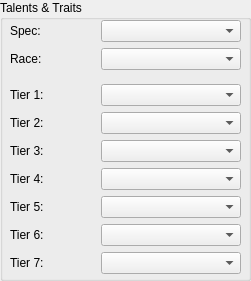
        <widget class="QGroupBox" name="groupBox_6">
         <property name="geometry">
          <rect>
           <x>510</x>
           <y>10</y>
           <width>251</width>
           <height>281</height>
          </rect>
         </property>
         <property name="title">
          <string>Talents &amp;&amp; Traits</string>
         </property>
         <widget class="QWidget" name="layoutWidget">
          <property name="geometry">
           <rect>
            <x>10</x>
            <y>20</y>
            <width>231</width>
            <height>254</height>
           </rect>
          </property>
          <layout class="QVBoxLayout" name="verticalLayout_9">
           <item>
            <layout class="QHBoxLayout" name="horizontalLayout_32">
             <item>
              <widget class="QLabel" name="label_30">
               <property name="minimumSize">
                <size>
                 <width>61</width>
                 <height>0</height>
                </size>
               </property>
               <property name="text">
                <string>Spec:</string>
               </property>
              </widget>
             </item>
             <item>
              <widget class="QComboBox" name="comboSpec">
               <property name="sizePolicy">
                <sizepolicy hsizetype="Fixed" vsizetype="Preferred">
                 <horstretch>0</horstretch>
                 <verstretch>0</verstretch>
                </sizepolicy>
               </property>
               <property name="minimumSize">
                <size>
                 <width>140</width>
                 <height>0</height>
                </size>
               </property>
               <property name="maximumSize">
                <size>
                 <width>140</width>
                 <height>16777215</height>
                </size>
               </property>
              </widget>
             </item>
            </layout>
           </item>
           <item>
            <layout class="QHBoxLayout" name="horizontalLayout_12">
             <item>
              <widget class="QLabel" name="label_20">
               <property name="minimumSize">
                <size>
                 <width>61</width>
                 <height>0</height>
                </size>
               </property>
               <property name="text">
                <string>Race:</string>
               </property>
              </widget>
             </item>
             <item>
              <widget class="QComboBox" name="comboRace">
               <property name="sizePolicy">
                <sizepolicy hsizetype="Fixed" vsizetype="Preferred">
                 <horstretch>0</horstretch>
                 <verstretch>0</verstretch>
                </sizepolicy>
               </property>
               <property name="minimumSize">
                <size>
                 <width>140</width>
                 <height>0</height>
                </size>
               </property>
               <property name="maximumSize">
                <size>
                 <width>140</width>
                 <height>16777215</height>
                </size>
               </property>
              </widget>
             </item>
            </layout>
           </item>
           <item>
            <spacer name="verticalSpacer_7">
             <property name="orientation">
              <enum>Qt::Vertical</enum>
             </property>
             <property name="sizeHint" stdset="0">
              <size>
               <width>20</width>
               <height>40</height>
              </size>
             </property>
            </spacer>
           </item>
           <item>
            <layout class="QHBoxLayout" name="horizontalLayout_13">
             <item>
              <widget class="QLabel" name="label_21">
               <property name="minimumSize">
                <size>
                 <width>61</width>
                 <height>0</height>
                </size>
               </property>
               <property name="text">
                <string>Tier 1:</string>
               </property>
              </widget>
             </item>
             <item>
              <widget class="QComboBox" name="comboTalent1">
               <property name="sizePolicy">
                <sizepolicy hsizetype="Fixed" vsizetype="Preferred">
                 <horstretch>0</horstretch>
                 <verstretch>0</verstretch>
                </sizepolicy>
               </property>
               <property name="minimumSize">
                <size>
                 <width>140</width>
                 <height>0</height>
                </size>
               </property>
               <property name="maximumSize">
                <size>
                 <width>140</width>
                 <height>16777215</height>
                </size>
               </property>
              </widget>
             </item>
            </layout>
           </item>
           <item>
            <layout class="QHBoxLayout" name="horizontalLayout_14">
             <item>
              <widget class="QLabel" name="label_22">
               <property name="minimumSize">
                <size>
                 <width>61</width>
                 <height>0</height>
                </size>
               </property>
               <property name="text">
                <string>Tier 2:</string>
               </property>
              </widget>
             </item>
             <item>
              <widget class="QComboBox" name="comboTalent2">
               <property name="sizePolicy">
                <sizepolicy hsizetype="Fixed" vsizetype="Preferred">
                 <horstretch>0</horstretch>
                 <verstretch>0</verstretch>
                </sizepolicy>
               </property>
               <property name="minimumSize">
                <size>
                 <width>140</width>
                 <height>0</height>
                </size>
               </property>
               <property name="maximumSize">
                <size>
                 <width>140</width>
                 <height>16777215</height>
                </size>
               </property>
              </widget>
             </item>
            </layout>
           </item>
           <item>
            <layout class="QHBoxLayout" name="horizontalLayout_15">
             <item>
              <widget class="QLabel" name="label_23">
               <property name="minimumSize">
                <size>
                 <width>61</width>
                 <height>0</height>
                </size>
               </property>
               <property name="text">
                <string>Tier 3:</string>
               </property>
              </widget>
             </item>
             <item>
              <widget class="QComboBox" name="comboTalent3">
               <property name="sizePolicy">
                <sizepolicy hsizetype="Fixed" vsizetype="Preferred">
                 <horstretch>0</horstretch>
                 <verstretch>0</verstretch>
                </sizepolicy>
               </property>
               <property name="minimumSize">
                <size>
                 <width>140</width>
                 <height>0</height>
                </size>
               </property>
               <property name="maximumSize">
                <size>
                 <width>140</width>
                 <height>16777215</height>
                </size>
               </property>
              </widget>
             </item>
            </layout>
           </item>
           <item>
            <layout class="QHBoxLayout" name="horizontalLayout_16">
             <item>
              <widget class="QLabel" name="label_24">
               <property name="minimumSize">
                <size>
                 <width>61</width>
                 <height>0</height>
                </size>
               </property>
               <property name="text">
                <string>Tier 4:</string>
               </property>
              </widget>
             </item>
             <item>
              <widget class="QComboBox" name="comboTalent4">
               <property name="sizePolicy">
                <sizepolicy hsizetype="Fixed" vsizetype="Preferred">
                 <horstretch>0</horstretch>
                 <verstretch>0</verstretch>
                </sizepolicy>
               </property>
               <property name="minimumSize">
                <size>
                 <width>140</width>
                 <height>0</height>
                </size>
               </property>
               <property name="maximumSize">
                <size>
                 <width>140</width>
                 <height>16777215</height>
                </size>
               </property>
              </widget>
             </item>
            </layout>
           </item>
           <item>
            <layout class="QHBoxLayout" name="horizontalLayout_17">
             <item>
              <widget class="QLabel" name="label_25">
               <property name="minimumSize">
                <size>
                 <width>61</width>
                 <height>0</height>
                </size>
               </property>
               <property name="text">
                <string>Tier 5:</string>
               </property>
              </widget>
             </item>
             <item>
              <widget class="QComboBox" name="comboTalent5">
               <property name="sizePolicy">
                <sizepolicy hsizetype="Fixed" vsizetype="Preferred">
                 <horstretch>0</horstretch>
                 <verstretch>0</verstretch>
                </sizepolicy>
               </property>
               <property name="minimumSize">
                <size>
                 <width>140</width>
                 <height>0</height>
                </size>
               </property>
               <property name="maximumSize">
                <size>
                 <width>140</width>
                 <height>16777215</height>
                </size>
               </property>
              </widget>
             </item>
            </layout>
           </item>
           <item>
            <layout class="QHBoxLayout" name="horizontalLayout_18">
             <item>
              <widget class="QLabel" name="label_26">
               <property name="minimumSize">
                <size>
                 <width>61</width>
                 <height>0</height>
                </size>
               </property>
               <property name="text">
                <string>Tier 6:</string>
               </property>
              </widget>
             </item>
             <item>
              <widget class="QComboBox" name="comboTalent6">
               <property name="sizePolicy">
                <sizepolicy hsizetype="Fixed" vsizetype="Preferred">
                 <horstretch>0</horstretch>
                 <verstretch>0</verstretch>
                </sizepolicy>
               </property>
               <property name="minimumSize">
                <size>
                 <width>140</width>
                 <height>0</height>
                </size>
               </property>
               <property name="maximumSize">
                <size>
                 <width>140</width>
                 <height>16777215</height>
                </size>
               </property>
              </widget>
             </item>
            </layout>
           </item>
           <item>
            <layout class="QHBoxLayout" name="horizontalLayout_19">
             <item>
              <widget class="QLabel" name="label_27">
               <property name="minimumSize">
                <size>
                 <width>61</width>
                 <height>0</height>
                </size>
               </property>
               <property name="text">
                <string>Tier 7:</string>
               </property>
              </widget>
             </item>
             <item>
              <widget class="QComboBox" name="comboTalent7">
               <property name="sizePolicy">
                <sizepolicy hsizetype="Fixed" vsizetype="Preferred">
                 <horstretch>0</horstretch>
                 <verstretch>0</verstretch>
                </sizepolicy>
               </property>
               <property name="minimumSize">
                <size>
                 <width>140</width>
                 <height>0</height>
                </size>
               </property>
               <property name="maximumSize">
                <size>
                 <width>140</width>
                 <height>16777215</height>
                </size>
               </property>
              </widget>
             </item>
            </layout>
           </item>
          </layout>
         </widget>
        </widget>
